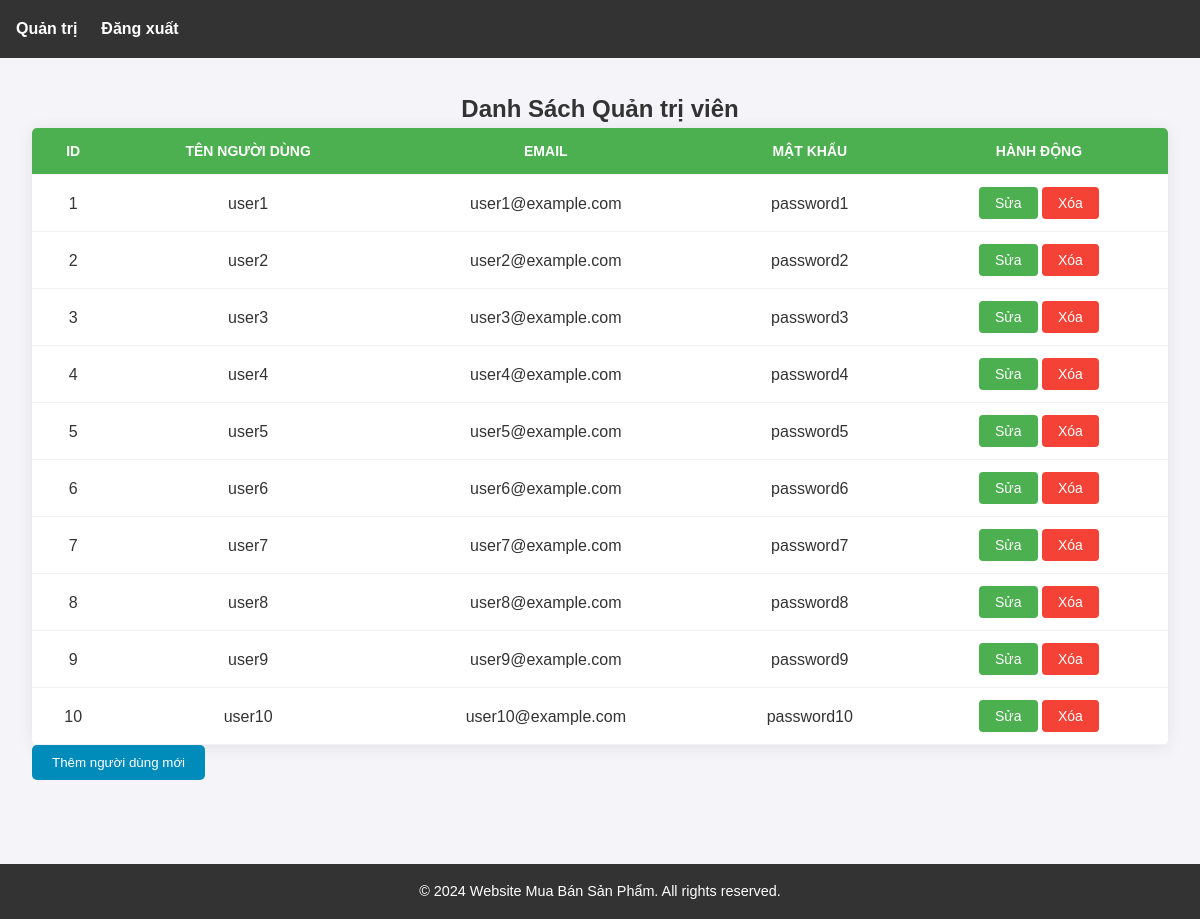
Screenshot of /admin/user_list.php with the database file from the repository.
### tables this page shows
CREATE TABLE User (
    user_id INT PRIMARY KEY AUTO_INCREMENT,
    username VARCHAR(50) NOT NULL,
    password VARCHAR(255) NOT NULL,
    email VARCHAR(100) NOT NULL
);

### admin/user_list.php (the view, shortened to what this page needs)
<?php
include '../includes/database.php';
include 'header1.php';
$stmt = $pdo->query("SELECT * FROM User");
$users = $stmt->fetchAll();
?>
<main>
    <h2>Danh Sách Quản trị viên</h2>
    <table>
        <tr>
            <th>ID</th>
            <th>Tên người dùng</th>
            <th>Email</th>
            <th>Mật khẩu</th>
            <th>Hành động</th>
        </tr>
        <?php foreach ($users as $user) { ?>
        <tr>
            <td><?php echo $user['user_id']; ?></td>
            <td><?php echo $user['username']; ?></td>
            <td><?php echo $user['email']; ?></td>
            <td><?php echo htmlspecialchars($user['password']); ?></td>
            <td>
                <button onclick="openEditPopup(<?php echo $user['user_id']; ?>, '<?php echo $user['username']; ?>', '<?php echo $user['email']; ?>')" class="edit-button">Sửa</button>
                <button onclick="openDeletePopup(<?php echo $user['user_id']; ?>)" class="delete-button">Xóa</button>
            </td>
        </tr>
        <?php } ?>
    </table>
    <button onclick="openAddPopup()" class="add-user-btn">Thêm người dùng mới</button>
</main>
<?php include 'footer1.php';  ?>

### admin/css/style.css (style rules this page uses)
body { font-family: Arial, sans-serif; background-color: #f4f4f9; color: #333; }
h2 { text-align: center; color: #333; }
table { width: 100%; border-collapse: collapse; box-shadow: 0 2px 15px rgba(64, 64, 64, 0.1); background-color: #fff; border-radius: 5px; overflow: hidden; }
table th, table td { padding: 12px 15px; text-align: center; }
table th { background-color: #4CAF50; color: #fff; text-transform: uppercase; font-size: 14px; }
table tr { border-bottom: 1px solid #f2f2f2; }
.edit-button { background-color: #4CAF50; color: white; border: none; padding: 8px 16px; border-radius: 4px; text-decoration: none; font-size: 14px; cursor: pointer; transition: background-color 0.3s; }
.delete-button { background-color: #f44336; color: white; border: none; padding: 8px 16px; border-radius: 4px; text-decoration: none; font-size: 14px; cursor: pointer; transition: background-color 0.3s; }
* { margin: 0; padding: 0; box-sizing: border-box; }
body { font-family: Arial, sans-serif; background-color: #f4f4f9; color: #333; line-height: 1.6; }
main { padding: 2rem; max-width: 1200px; margin: 0 auto; }
.add-user-btn { margin-bottom: 20px; padding: 10px 20px; background-color: #008CBA; color: white; border: none; cursor: pointer; }
button { background-color: #007bff; color: white; padding: 10px 15px; border: none; border-radius: 5px; cursor: pointer; transition: background-color 0.3s; }
button { cursor: pointer; }

### rows the page displays
user: user_id "1", username "user1", email "user1@example.com", password "password1"
user: user_id "2", username "user2", email "user2@example.com", password "password2"
user: user_id "3", username "user3", email "user3@example.com", password "password3"
user: user_id "4", username "user4", email "user4@example.com", password "password4"
user: user_id "5", username "user5", email "user5@example.com", password "password5"
user: user_id "6", username "user6", email "user6@example.com", password "password6"
user: user_id "7", username "user7", email "user7@example.com", password "password7"
user: user_id "8", username "user8", email "user8@example.com", password "password8"
user: user_id "9", username "user9", email "user9@example.com", password "password9"
user: user_id "10", username "user10", email "user10@example.com", password "password10"
